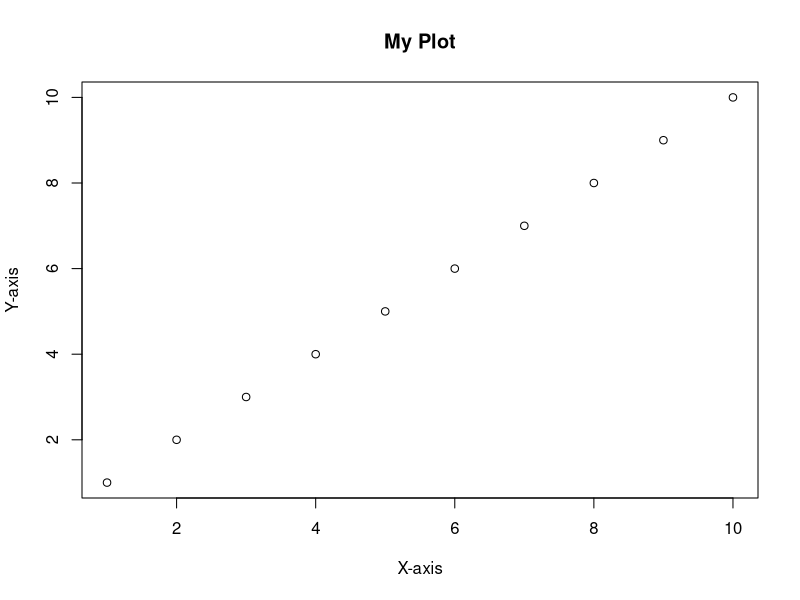

Write the R code that produced this figure.
png(filename="/path/to/your/myplot.png", width=800, height=600)
plot(1:10, 1:10, main="My Plot", xlab="X-axis", ylab="Y-axis")
dev.off()
